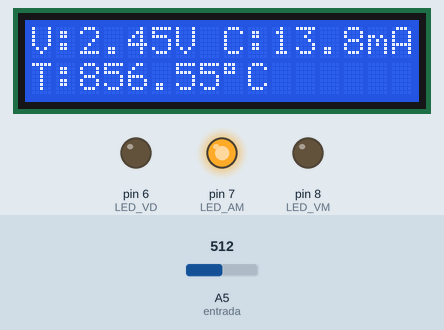
Bench run of a sketch on a simulated Arduino Uno, built with avr-gcc and run on an emulated ATmega328P. On the bench: 16×2 character LCD, output pins drawn as LEDs (lit = HIGH). The test bench sets the inputs (shaded band); at power-on: A5 (entrada) = 512.

Above: at 6.2 s.
6.3 s: A5 (entrada) set to 324
At 7.3 s:
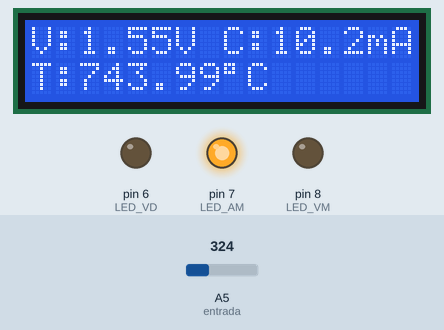
7.8 s: A5 (entrada) set to 294
At 8.7 s:
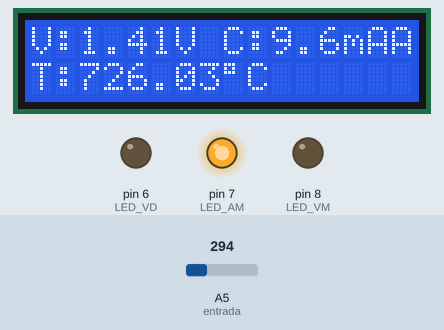
9.4 s: A5 (entrada) set to 838
At 10.0 s:
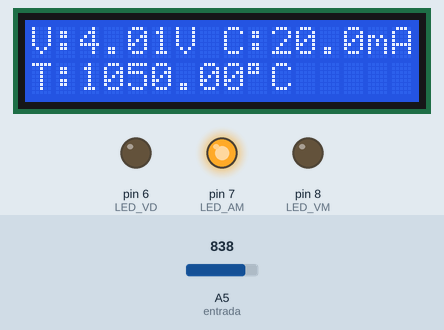
10.9 s: A5 (entrada) set to 860
At 11.3 s:
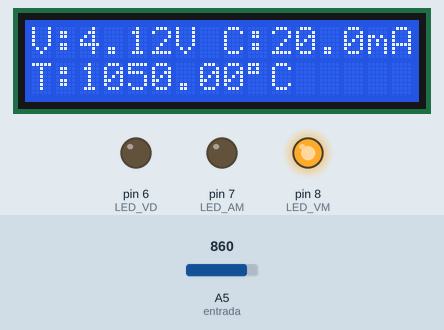
12.4 s: A5 (entrada) set to 716
At 13.6 s:
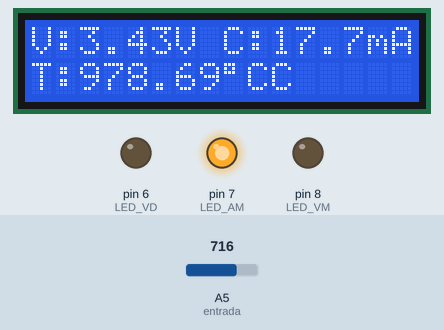
13.9 s: A5 (entrada) set to 306
At 15.1 s:
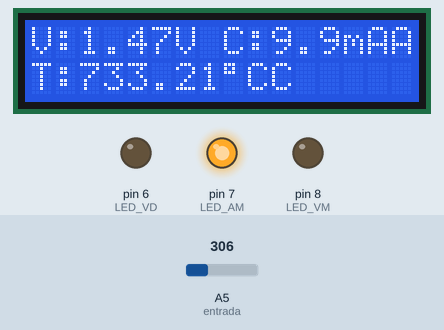
Timing chart, 0 to 16.4 s (numbered marks = the images above; inputs shaded):
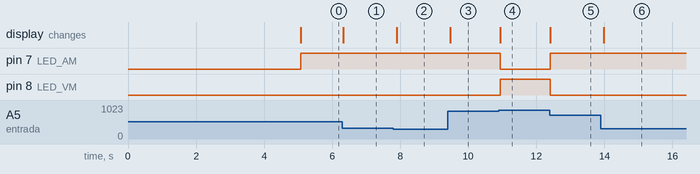

Measured:
- the behaviour switches between 311 and 310 on A5 (entrada) (found by bisection; images 1 and 2)
- the behaviour switches between 844 and 845 on A5 (entrada) (found by bisection; images 3 and 4)
- after the input at 6.3 s, the display: changes at once (image 1)
- after the input at 7.8 s, the display: changes after 0.11 s (image 2)
- after the input at 9.4 s, the display: changes after 0.08 s (image 3)
- after the input at 10.9 s, pin 7 (LED_AM): HIGH → LOW after 0.05 s; pin 8 (LED_VM): LOW → HIGH after 0.05 s; the display: changes after 0.05 s (image 4)
- after the input at 12.4 s, pin 7 (LED_AM): LOW → HIGH at once; pin 8 (LED_VM): HIGH → LOW at once; the display: changes at once (image 5)
- after the input at 13.9 s, the display: changes after 0.09 s (image 6)

The sketch:

C_digo_TermoparK.ino
```cpp
#include <LiquidCrystal.h> //biblioteca para o LCD

// Configuração do LCD (conforme sua tabela)
LiquidCrystal lcd(12, 11, 5, 4, 3, 2);

//Definindo os pinos dos LEDs de saída
const int LED_VD = 6;//Verde
const int LED_AM = 7;//Amarelo
const int LED_VM = 8;//Vermelho

//Definindo o pino de entrada analógica conectado ao sinal amplificado do Termopar K
const int entrada = A5;

#define Vref 4.90 //Valor de acordo com a tensao no pino do arduino, será usada como referencia

//Conversão para bits, de acordo com o valor de referência
//Led Verde acende quando >= 1,6V && <= 2,4
#define VD_Min ((1.6*1023)/Vref)
#define VD_Max ((2.4*1023)/Vref)

//Led Amarelo acende quando >= 0V && <1,6 || > 2,4V && <= 4V
#define AM1_Max (((1.6*1023)/Vref)-1) //Máximo da primeira faixa amarela (1.6V)
#define AM2_Min (((2.4*1023)/Vref)+1) //Mínimo da segunda faixa amarela (2.4)
#define AM2_Max (((4*1023)/Vref)-1)//Máximo da segunda faixa amarela (4V)

//Definindo valores de histerese max e min
#define Histerese 10 //Valor de histerese em bits, como varia de 0 a 1023, temos que 5V/1023bit = 4,88mV/bit, então 10bit ≈ 50mV de histerese
#define VD_HistNeg (VD_Min - 10)
#define VD_HistPos (VD_Max + 10)
#define AM1_HistPos (AM1_Max + 10)
#define AM2_HistNeg (AM2_Min - 10)
#define AM2_HistPos (AM2_Max + 10)

//Variável para armazenar o estado atual
int Estado_Anterior = 0;//definindo zero para nao receber valor de lixo

void setup()
{
  //Configura os pinos dos LEDs como saída
  pinMode(LED_VM, OUTPUT);
  pinMode(LED_AM, OUTPUT);
  pinMode(LED_VD, OUTPUT);

  // Inicialização do LCD
  lcd.begin(16, 2);
  lcd.setCursor(0, 0);//Primeira linha, primeira coluna
  lcd.print("Iniciando...");//Mostra mensagem de inicialização na primeira linha
  lcd.setCursor(0, 1);//Segunda linha, primeira coluna
  lcd.print("Proj. Termopar K");//Nome do projeto na segunda linha
  delay(5000);//Aguarda 5 segundos para que o usuário leia a mensagem
  lcd.clear();//Limpa o display para começar a exibir os dados

  Serial.begin(9600);//Inicializa a comunicação serial a 9600 bps
}

void loop()
{
  //Lê o valor analógico da entrada (0 a 1023 para 0 a 5V)
  int valor = analogRead(entrada);
  float tensao = valor * (Vref / 1023.0);//Conversão do valor lido pela entrada analógica do Arduino (de 0 a 1023) para uma tensão real em volts (0 a 5V)

  // Cálculo da temperatura com base na tensão medida
  //Faixa de tensão: 0V a 4V → Faixa de temperatura: 550°C a 1050°C
  float temperatura;
  if (tensao <= 0.0) //Se a tensão for 0V ou menor, assume-se a temperatura mínima (limite inferior)
  {
    temperatura = 550.0;
  }
  else if (tensao <= 1.6) //Faixa 0V a 1.6V → temperatura de 550°C a 750°C (intervalo de 200°C)
  {
    temperatura = 550.0 + (tensao / 1.6) * 200.0;//Interpolação linear: (tensao / 1.6) * 200 + 550
  }
  else if (tensao <= 2.4) //Faixa 1.6V a 2.4V → temperatura de 750°C a 850°C (intervalo de 100°C)
  {
    temperatura = 750.0 + ((tensao - 1.6) / 0.8) * 100.0;//Interpolação linear: ((tensao - 1.6) / 0.8) * 100 + 750
  }
  else if (tensao <= 4.0)//Faixa 2.4V a 4.0V → temperatura de 850°C a 1050°C (intervalo de 200°C)
  {
    temperatura = 850.0 + ((tensao - 2.4) / 1.6) * 200.0;//Interpolação linear: ((tensao - 2.4) / 1.6) * 200 + 850
  }
  else //Se a tensão for maior que 4V, assume-se a temperatura máxima (limite superior)
  {
    temperatura = 1050.0;
  }

  // Conversão para 4-20mA (0-4V corresponde a 4-20mA)
  float corrente = 4.0 + (tensao / 4.0) * 16.0;
  // A fórmula faz uma interpolação linear:
  // - 0V → 4mA
  // - 4V → 20mA
  // Cada 1V representa 4mA (16mA no total entre 4 e 20mA)
  if (corrente < 4.0) corrente = 4.0; //Garante que a corrente nunca seja menor que 4mA
  if (corrente > 20.0) corrente = 20.0; //Garante que a corrente nunca ultrapasse 20mA

  // Exibição OTIMIZADA no LCD
  lcd.setCursor(0, 0);//Linha superior
  lcd.print("V:");
  lcd.print(tensao, 2);
  lcd.print("V");
  lcd.print(" C:");
  lcd.print(corrente, 1);
  lcd.print("mA");

  lcd.setCursor(0, 1);//Linha inferior
  lcd.print("T:");
  lcd.print(temperatura, 2);
  lcd.write(byte(223));//símbolo °
  lcd.print("C");

  //Determina o estado atual com histerese
  int Estado_Atual;

  if (valor >= (VD_HistNeg) && valor <= (VD_HistPos))//Verificação da faixa verde com zona de histerese estendida
  {
    if (valor >= VD_Min && valor <= VD_Max)//Caso 1: Dentro da faixa verde nominal (sem histerese)
    {
      Estado_Atual = 2; //Estado atual da faixa Verde
    }
    else if (Estado_Anterior == 2)//Caso 2: Na zona de histerese superior/inferior com estado anterior verde
    {
      Estado_Atual = 2;//Mantém verde (aplica histerese positiva)
    }
    else //Caso 3: Na zona de histerese mas estado anterior não era verde
    {
      Estado_Atual = 1; //Transição para amarelo (histerese negativa)
    }
  }
  //Verificação das faixas amarelas (duas faixas distintas) com histerese
  else if ((valor >= 0 && valor <= (AM1_HistPos)) || (valor >= (AM2_HistNeg) && valor <= (AM2_HistPos)))
  {
    if ((valor >= 0 && valor <= AM1_Max) || (valor >= AM2_Min && valor <= AM2_Max))//Caso 1: Dentro das faixas amarelas nominais
    {
      Estado_Atual = 1;//Estado atual da faixa Amarelo
    }
    else if (Estado_Anterior == 1)//Caso 2: Zona de histerese com estado anterior amarelo
    {
      Estado_Atual = 1;//Mantém amarelo (aplica histerese positiva)
    }
    else //Caso 3: Zona de histerese sem estado anterior amarelo
    {
      Estado_Atual = 0;//Transição para vermelho (histerese negativa)
    }
  }
  else
  {
    Estado_Atual = 0;//Estado atual da faixa Vermelho
  }

  //Atualiza os LEDs baseado na maquina de estado
  switch (Estado_Atual)
  {
    case 2: //Verde
      digitalWrite(LED_VD, HIGH);
      digitalWrite(LED_AM, LOW);
      digitalWrite(LED_VM, LOW);
      break;

    case 1: //Amarelo
      digitalWrite(LED_VD, LOW);
      digitalWrite(LED_AM, HIGH);
      digitalWrite(LED_VM, LOW);
      break;

    case 0: //Vermelho
    default:
      digitalWrite(LED_VD, LOW);
      digitalWrite(LED_AM, LOW);
      digitalWrite(LED_VM, HIGH);
      break;
  }
  Estado_Anterior = Estado_Atual;

  //Aguarda 100 milissegundos antes de fazer nova leitura
  delay(100);
}
```
